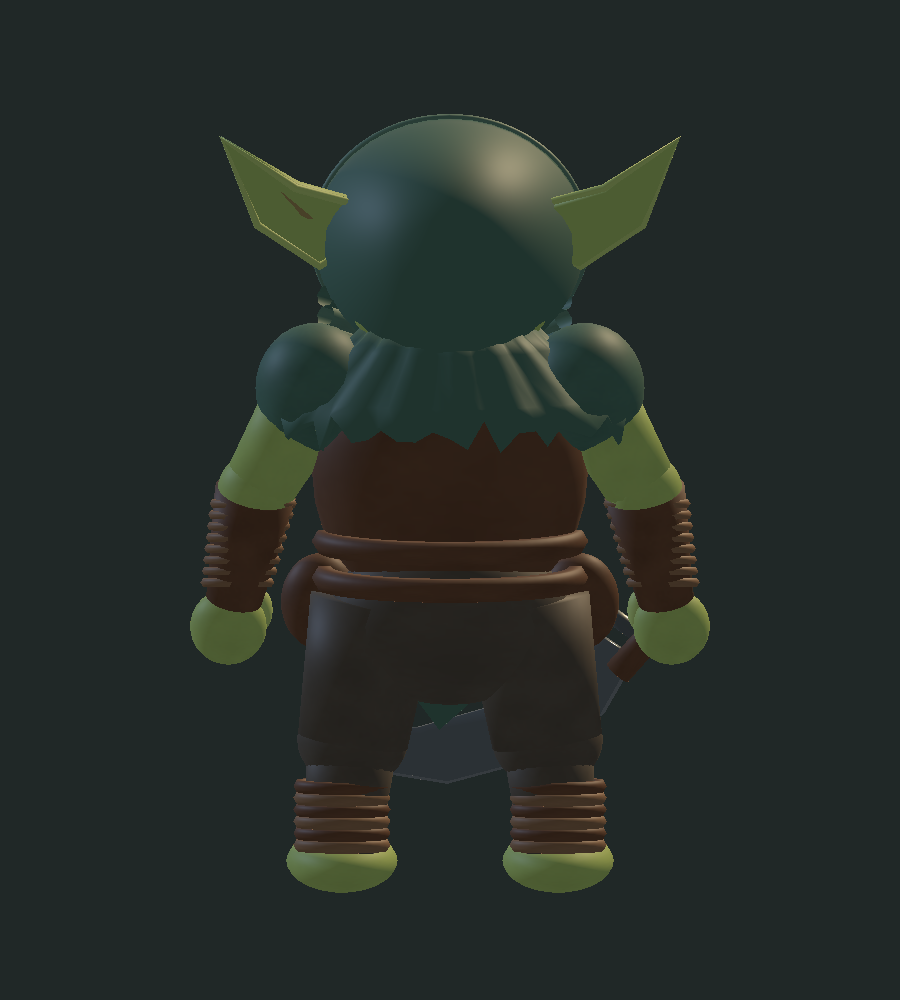
#> input picture arte/previas/inimigos/goblin_capuz_3d/costas.png, 900 x 1000 px, given in place of adulto_0.png, which was not available
$ python montar_previa.py ../../../../previas/inimigos/goblin_capuz_3d/costas.png
#> lines starting #> are read from the running program, lines starting #| are printed output that depends on the picture
"""Monta referências com renders reais do Godot, sem retocar sprites ou poses."""
from pathlib import Path
from PIL import Image, ImageDraw
import shutil
import sys

origem = Path(sys.argv[1])
destino = Path('arte/previas/personagens/manequim_infantil')
destino.mkdir(parents=True, exist_ok=True)
nativos = destino/'quadros_nativos'
nativos.mkdir(exist_ok=True)
for p in origem.glob('*.png'):
    shutil.copy2(p, nativos/p.name)

def caixa(nomes):
    b = [Image.open(origem/(n+'.png')).getbbox() for n in nomes]
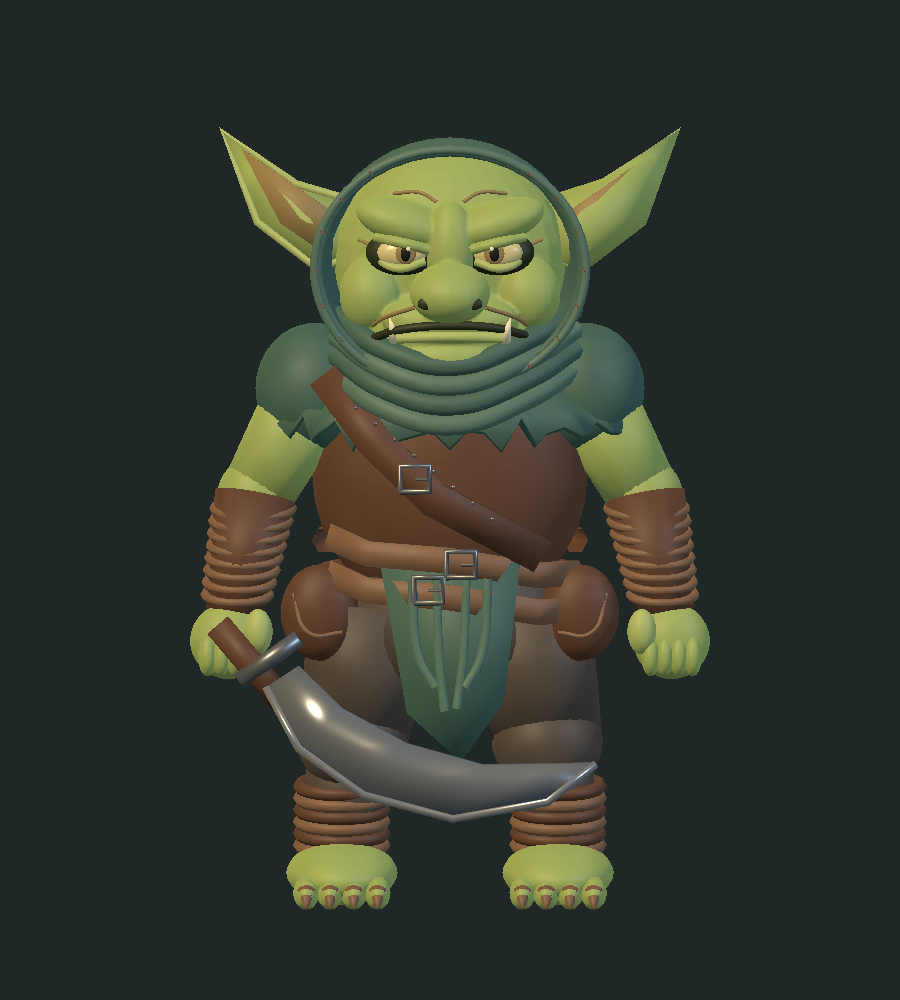
#> input picture arte/previas/inimigos/goblin_capuz_3d/frente.png, 900 x 1000 px, given in place of crianca_0.png, which was not available
#> b = [(0, 0, 900, 1000), (0, 0, 900, 1000)]
    return (min(r[0] for r in b)-3, min(r[1] for r in b)-3,
            max(r[2] for r in b)+3, max(r[3] for r in b)+3)

def imagem(nome, recorte):
    im = Image.open(origem/(nome+'.png')).convert('RGBA').crop(recorte)
    return im.resize((im.width*6, im.height*6), Image.Resampling.NEAREST)

nomes = ['adulto_0', 'crianca_0']
b = caixa(nomes)
#> b = (-3, -3, 903, 1003)
w, h = (b[2]-b[0])*6, (b[3]-b[1])*6
#> w = 5436; h = 6036
out = Image.new('RGB', (w*2+40, h+55), '#263c3b')
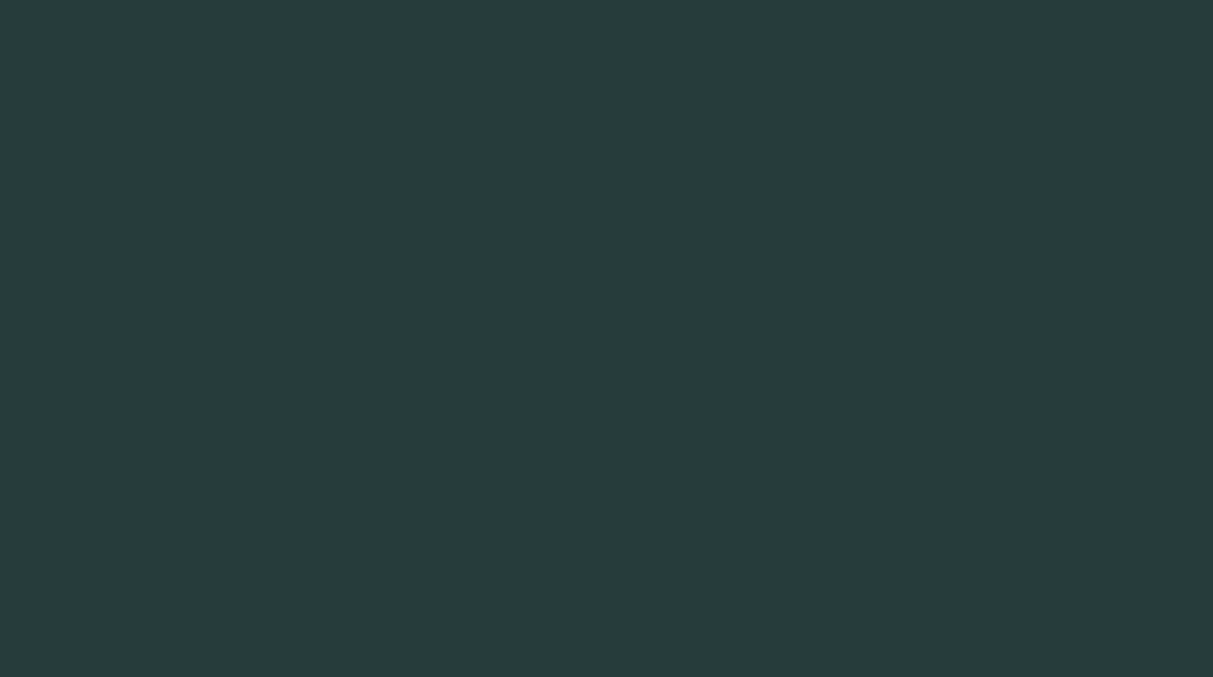
#> out: PIL image 10912x6091 RGB (shown at 1/9 size); mean R, G, B 38, 60, 59
draw = ImageDraw.Draw(out)
for i, n in enumerate(nomes):
    im = imagem(n, b)
#> in imagem, `im = Image.open(origem/(nome+'.png')).convert('RGBA').crop(recorte)`:
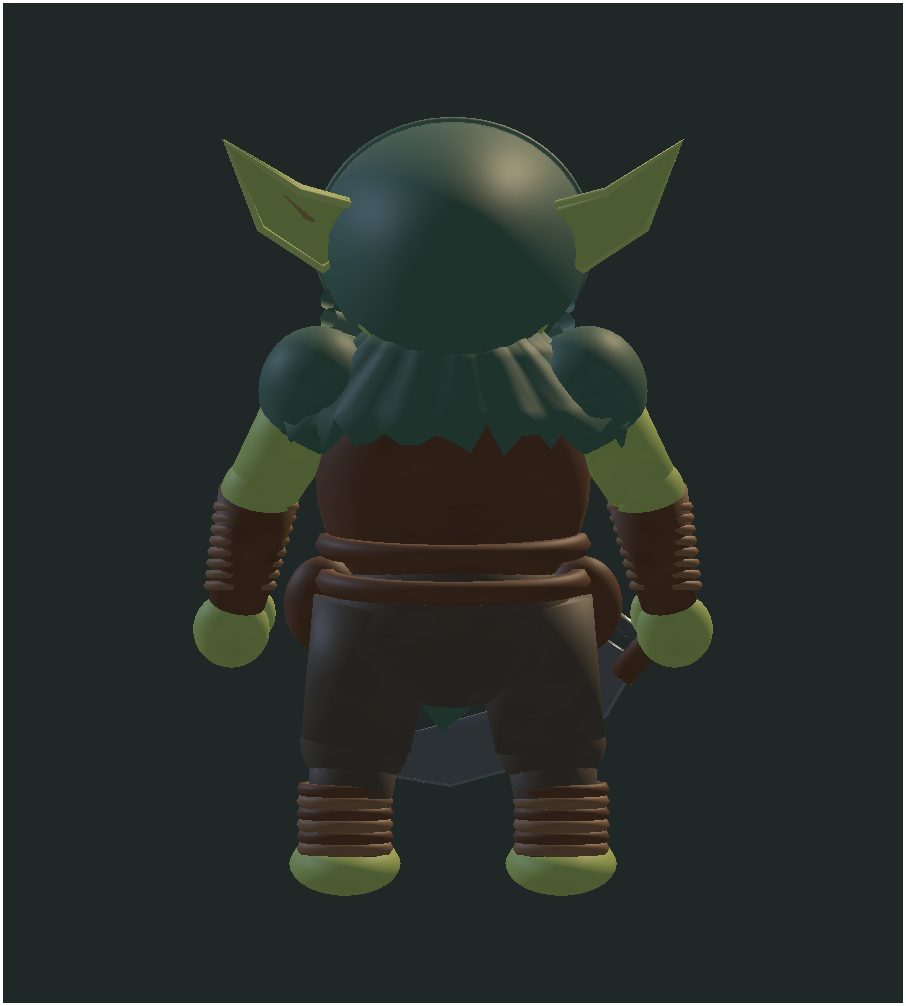
#> im: PIL image 906x1006 RGBA; mean R, G, B, A 38.1, 44.8, 40.4, 251.8; transparent parts drawn white
#> (the run stopped early here; a loop or call above may not have finished)
